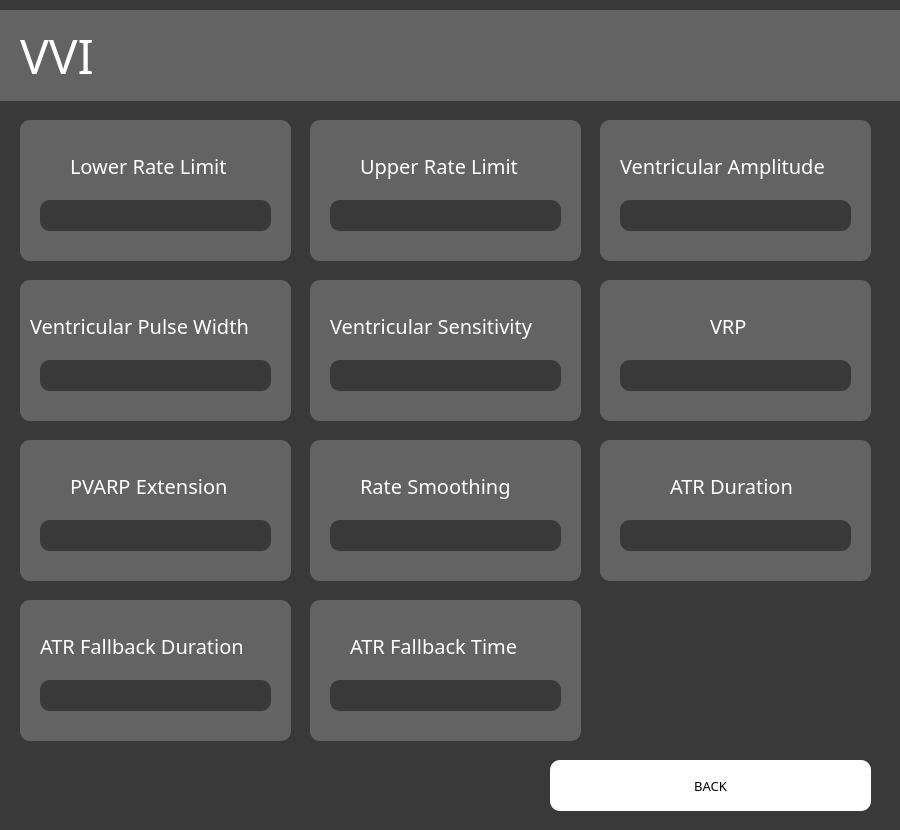
<?xml version="1.0" encoding="UTF-8"?>
<ui version="4.0">
 <class>Dialog</class>
 <widget class="QDialog" name="Dialog">
  <property name="geometry">
   <rect>
    <x>0</x>
    <y>0</y>
    <width>900</width>
    <height>830</height>
   </rect>
  </property>
  <property name="minimumSize">
   <size>
    <width>900</width>
    <height>830</height>
   </size>
  </property>
  <property name="maximumSize">
   <size>
    <width>900</width>
    <height>830</height>
   </size>
  </property>
  <property name="windowTitle">
   <string>Dialog</string>
  </property>
  <property name="styleSheet">
   <string notr="true">background-color: rgb(57, 57, 57);</string>
  </property>
  <widget class="QGraphicsView" name="graphicsView_6">
   <property name="geometry">
    <rect>
     <x>20</x>
     <y>280</y>
     <width>271</width>
     <height>141</height>
    </rect>
   </property>
   <property name="styleSheet">
    <string notr="true">background-color: rgb(99, 99, 99);
border-radius: 10;</string>
   </property>
  </widget>
  <widget class="QGraphicsView" name="graphicsView_4">
   <property name="geometry">
    <rect>
     <x>20</x>
     <y>120</y>
     <width>271</width>
     <height>141</height>
    </rect>
   </property>
   <property name="styleSheet">
    <string notr="true">background-color: rgb(99, 99, 99);
border-radius: 10;</string>
   </property>
  </widget>
  <widget class="QLineEdit" name="input_3">
   <property name="geometry">
    <rect>
     <x>620</x>
     <y>200</y>
     <width>231</width>
     <height>31</height>
    </rect>
   </property>
   <property name="styleSheet">
    <string notr="true">font-size: 12pt;
color: rgb(255, 255, 255);
border-radius: 10;
background-color: rgb(57, 57, 57)</string>
   </property>
   <property name="text">
    <string/>
   </property>
  </widget>
  <widget class="QGraphicsView" name="graphicsView_10">
   <property name="geometry">
    <rect>
     <x>20</x>
     <y>440</y>
     <width>271</width>
     <height>141</height>
    </rect>
   </property>
   <property name="styleSheet">
    <string notr="true">background-color: rgb(99, 99, 99);
border-radius: 10;</string>
   </property>
  </widget>
  <widget class="QLineEdit" name="input_4">
   <property name="geometry">
    <rect>
     <x>40</x>
     <y>360</y>
     <width>231</width>
     <height>31</height>
    </rect>
   </property>
   <property name="styleSheet">
    <string notr="true">font-size: 12pt;
color: rgb(255, 255, 255);
border-radius: 10;
background-color: rgb(57, 57, 57)</string>
   </property>
   <property name="text">
    <string/>
   </property>
  </widget>
  <widget class="QGraphicsView" name="graphicsView_2">
   <property name="geometry">
    <rect>
     <x>0</x>
     <y>10</y>
     <width>1201</width>
     <height>91</height>
    </rect>
   </property>
   <property name="styleSheet">
    <string notr="true">background-color: rgb(99, 99, 99);
border: none;
</string>
   </property>
  </widget>
  <widget class="QLabel" name="label_9">
   <property name="geometry">
    <rect>
     <x>670</x>
     <y>470</y>
     <width>141</width>
     <height>31</height>
    </rect>
   </property>
   <property name="font">
    <font>
     <family>Franklin Gothic Book</family>
     <pointsize>15</pointsize>
    </font>
   </property>
   <property name="styleSheet">
    <string notr="true">color: rgb(255, 255, 255);
font-size: 15pt;
background-color: none;
</string>
   </property>
   <property name="text">
    <string>ATR Duration</string>
   </property>
  </widget>
  <widget class="QLabel" name="label_2">
   <property name="geometry">
    <rect>
     <x>70</x>
     <y>150</y>
     <width>181</width>
     <height>31</height>
    </rect>
   </property>
   <property name="font">
    <font>
     <family>Franklin Gothic Book</family>
     <pointsize>15</pointsize>
    </font>
   </property>
   <property name="styleSheet">
    <string notr="true">color: rgb(255, 255, 255);
font-size: 15pt;
background-color: none;
</string>
   </property>
   <property name="text">
    <string>Lower Rate Limit</string>
   </property>
  </widget>
  <widget class="QLineEdit" name="input_7">
   <property name="geometry">
    <rect>
     <x>40</x>
     <y>520</y>
     <width>231</width>
     <height>31</height>
    </rect>
   </property>
   <property name="styleSheet">
    <string notr="true">font-size: 12pt;
color: rgb(255, 255, 255);
border-radius: 10;
background-color: rgb(57, 57, 57)</string>
   </property>
   <property name="text">
    <string/>
   </property>
  </widget>
  <widget class="QLineEdit" name="input_5">
   <property name="geometry">
    <rect>
     <x>330</x>
     <y>360</y>
     <width>231</width>
     <height>31</height>
    </rect>
   </property>
   <property name="styleSheet">
    <string notr="true">font-size: 12pt;
color: rgb(255, 255, 255);
border-radius: 10;
background-color: rgb(57, 57, 57)</string>
   </property>
   <property name="text">
    <string/>
   </property>
  </widget>
  <widget class="QGraphicsView" name="graphicsView_12">
   <property name="geometry">
    <rect>
     <x>600</x>
     <y>440</y>
     <width>271</width>
     <height>141</height>
    </rect>
   </property>
   <property name="styleSheet">
    <string notr="true">background-color: rgb(99, 99, 99);
border-radius: 10;</string>
   </property>
  </widget>
  <widget class="QLineEdit" name="input_9">
   <property name="geometry">
    <rect>
     <x>620</x>
     <y>520</y>
     <width>231</width>
     <height>31</height>
    </rect>
   </property>
   <property name="styleSheet">
    <string notr="true">font-size: 12pt;
color: rgb(255, 255, 255);
border-radius: 10;
background-color: rgb(57, 57, 57)</string>
   </property>
   <property name="text">
    <string/>
   </property>
  </widget>
  <widget class="QGraphicsView" name="graphicsView_9">
   <property name="geometry">
    <rect>
     <x>600</x>
     <y>280</y>
     <width>271</width>
     <height>141</height>
    </rect>
   </property>
   <property name="styleSheet">
    <string notr="true">background-color: rgb(99, 99, 99);
border-radius: 10;</string>
   </property>
  </widget>
  <widget class="QLabel" name="label_10">
   <property name="geometry">
    <rect>
     <x>360</x>
     <y>470</y>
     <width>171</width>
     <height>31</height>
    </rect>
   </property>
   <property name="font">
    <font>
     <family>Franklin Gothic Book</family>
     <pointsize>15</pointsize>
    </font>
   </property>
   <property name="styleSheet">
    <string notr="true">color: rgb(255, 255, 255);
font-size: 15pt;
background-color: none;
</string>
   </property>
   <property name="text">
    <string>Rate Smoothing</string>
   </property>
  </widget>
  <widget class="QLineEdit" name="input">
   <property name="geometry">
    <rect>
     <x>40</x>
     <y>200</y>
     <width>231</width>
     <height>31</height>
    </rect>
   </property>
   <property name="styleSheet">
    <string notr="true">font-size: 12pt;
color: rgb(255, 255, 255);
border-radius: 10;
background-color: rgb(57, 57, 57)</string>
   </property>
   <property name="text">
    <string/>
   </property>
  </widget>
  <widget class="QPushButton" name="backbutton">
   <property name="geometry">
    <rect>
     <x>550</x>
     <y>760</y>
     <width>321</width>
     <height>51</height>
    </rect>
   </property>
   <property name="font">
    <font>
     <family>Franklin Gothic Book</family>
     <pointsize>10</pointsize>
    </font>
   </property>
   <property name="styleSheet">
    <string notr="true">background-color: rgb(255, 255, 255);
border-radius: 10;</string>
   </property>
   <property name="text">
    <string>BACK</string>
   </property>
  </widget>
  <widget class="QLabel" name="label_7">
   <property name="geometry">
    <rect>
     <x>710</x>
     <y>310</y>
     <width>51</width>
     <height>31</height>
    </rect>
   </property>
   <property name="font">
    <font>
     <family>Franklin Gothic Book</family>
     <pointsize>15</pointsize>
    </font>
   </property>
   <property name="styleSheet">
    <string notr="true">color: rgb(255, 255, 255);
font-size: 15pt;
background-color: none;
</string>
   </property>
   <property name="text">
    <string>VRP</string>
   </property>
  </widget>
  <widget class="QGraphicsView" name="graphicsView_5">
   <property name="geometry">
    <rect>
     <x>310</x>
     <y>120</y>
     <width>271</width>
     <height>141</height>
    </rect>
   </property>
   <property name="styleSheet">
    <string notr="true">background-color: rgb(99, 99, 99);
border-radius: 10;</string>
   </property>
  </widget>
  <widget class="QGraphicsView" name="graphicsView_8">
   <property name="geometry">
    <rect>
     <x>310</x>
     <y>280</y>
     <width>271</width>
     <height>141</height>
    </rect>
   </property>
   <property name="styleSheet">
    <string notr="true">background-color: rgb(99, 99, 99);
border-radius: 10;</string>
   </property>
  </widget>
  <widget class="QLabel" name="label_6">
   <property name="geometry">
    <rect>
     <x>330</x>
     <y>310</y>
     <width>231</width>
     <height>31</height>
    </rect>
   </property>
   <property name="font">
    <font>
     <family>Franklin Gothic Book</family>
     <pointsize>15</pointsize>
    </font>
   </property>
   <property name="styleSheet">
    <string notr="true">color: rgb(255, 255, 255);
font-size: 15pt;
background-color: none;
</string>
   </property>
   <property name="text">
    <string>Ventricular Sensitivity</string>
   </property>
  </widget>
  <widget class="QGraphicsView" name="graphicsView_11">
   <property name="geometry">
    <rect>
     <x>310</x>
     <y>440</y>
     <width>271</width>
     <height>141</height>
    </rect>
   </property>
   <property name="styleSheet">
    <string notr="true">background-color: rgb(99, 99, 99);
border-radius: 10;</string>
   </property>
  </widget>
  <widget class="QLabel" name="label_8">
   <property name="geometry">
    <rect>
     <x>70</x>
     <y>470</y>
     <width>191</width>
     <height>31</height>
    </rect>
   </property>
   <property name="font">
    <font>
     <family>Franklin Gothic Book</family>
     <pointsize>15</pointsize>
    </font>
   </property>
   <property name="styleSheet">
    <string notr="true">color: rgb(255, 255, 255);
font-size: 15pt;
background-color: none;
</string>
   </property>
   <property name="text">
    <string>PVARP Extension</string>
   </property>
  </widget>
  <widget class="QLineEdit" name="input_8">
   <property name="geometry">
    <rect>
     <x>330</x>
     <y>520</y>
     <width>231</width>
     <height>31</height>
    </rect>
   </property>
   <property name="styleSheet">
    <string notr="true">font-size: 12pt;
color: rgb(255, 255, 255);
border-radius: 10;
background-color: rgb(57, 57, 57)</string>
   </property>
   <property name="text">
    <string/>
   </property>
  </widget>
  <widget class="QLabel" name="label_3">
   <property name="geometry">
    <rect>
     <x>360</x>
     <y>150</y>
     <width>181</width>
     <height>31</height>
    </rect>
   </property>
   <property name="font">
    <font>
     <family>Franklin Gothic Book</family>
     <pointsize>15</pointsize>
    </font>
   </property>
   <property name="styleSheet">
    <string notr="true">color: rgb(255, 255, 255);
font-size: 15pt;
background-color: none;
</string>
   </property>
   <property name="text">
    <string>Upper Rate Limit</string>
   </property>
  </widget>
  <widget class="QLabel" name="label_5">
   <property name="geometry">
    <rect>
     <x>620</x>
     <y>150</y>
     <width>231</width>
     <height>31</height>
    </rect>
   </property>
   <property name="font">
    <font>
     <family>Franklin Gothic Book</family>
     <pointsize>15</pointsize>
    </font>
   </property>
   <property name="styleSheet">
    <string notr="true">color: rgb(255, 255, 255);
font-size: 15pt;
background-color: none;
</string>
   </property>
   <property name="text">
    <string>Ventricular Amplitude</string>
   </property>
  </widget>
  <widget class="QLineEdit" name="input_6">
   <property name="geometry">
    <rect>
     <x>620</x>
     <y>360</y>
     <width>231</width>
     <height>31</height>
    </rect>
   </property>
   <property name="styleSheet">
    <string notr="true">font-size: 12pt;
color: rgb(255, 255, 255);
border-radius: 10;
background-color: rgb(57, 57, 57)</string>
   </property>
   <property name="text">
    <string/>
   </property>
  </widget>
  <widget class="QLabel" name="label_4">
   <property name="geometry">
    <rect>
     <x>30</x>
     <y>310</y>
     <width>251</width>
     <height>31</height>
    </rect>
   </property>
   <property name="font">
    <font>
     <family>Franklin Gothic Book</family>
     <pointsize>15</pointsize>
    </font>
   </property>
   <property name="styleSheet">
    <string notr="true">color: rgb(255, 255, 255);
font-size: 15pt;
background-color: none;
</string>
   </property>
   <property name="text">
    <string>Ventricular Pulse Width</string>
   </property>
  </widget>
  <widget class="QGraphicsView" name="graphicsView_7">
   <property name="geometry">
    <rect>
     <x>600</x>
     <y>120</y>
     <width>271</width>
     <height>141</height>
    </rect>
   </property>
   <property name="styleSheet">
    <string notr="true">background-color: rgb(99, 99, 99);
border-radius: 10;</string>
   </property>
  </widget>
  <widget class="QLabel" name="label">
   <property name="geometry">
    <rect>
     <x>20</x>
     <y>0</y>
     <width>501</width>
     <height>111</height>
    </rect>
   </property>
   <property name="font">
    <font>
     <family>Franklin Gothic Book</family>
     <pointsize>36</pointsize>
    </font>
   </property>
   <property name="layoutDirection">
    <enum>Qt::LeftToRight</enum>
   </property>
   <property name="styleSheet">
    <string notr="true">color: rgb(255, 255, 255);
background-color: none;</string>
   </property>
   <property name="text">
    <string>VVI</string>
   </property>
  </widget>
  <widget class="QLineEdit" name="input_2">
   <property name="geometry">
    <rect>
     <x>330</x>
     <y>200</y>
     <width>231</width>
     <height>31</height>
    </rect>
   </property>
   <property name="styleSheet">
    <string notr="true">font-size: 12pt;
color: rgb(255, 255, 255);
border-radius: 10;
background-color: rgb(57, 57, 57)</string>
   </property>
   <property name="text">
    <string/>
   </property>
  </widget>
  <widget class="QLabel" name="label_11">
   <property name="geometry">
    <rect>
     <x>40</x>
     <y>630</y>
     <width>231</width>
     <height>31</height>
    </rect>
   </property>
   <property name="font">
    <font>
     <family>Franklin Gothic Book</family>
     <pointsize>15</pointsize>
    </font>
   </property>
   <property name="styleSheet">
    <string notr="true">color: rgb(255, 255, 255);
font-size: 15pt;
background-color: none;
</string>
   </property>
   <property name="text">
    <string>ATR Fallback Duration</string>
   </property>
  </widget>
  <widget class="QGraphicsView" name="graphicsView_13">
   <property name="geometry">
    <rect>
     <x>20</x>
     <y>600</y>
     <width>271</width>
     <height>141</height>
    </rect>
   </property>
   <property name="styleSheet">
    <string notr="true">background-color: rgb(99, 99, 99);
border-radius: 10;</string>
   </property>
  </widget>
  <widget class="QLineEdit" name="input_10">
   <property name="geometry">
    <rect>
     <x>40</x>
     <y>680</y>
     <width>231</width>
     <height>31</height>
    </rect>
   </property>
   <property name="styleSheet">
    <string notr="true">font-size: 12pt;
color: rgb(255, 255, 255);
border-radius: 10;
background-color: rgb(57, 57, 57)</string>
   </property>
   <property name="text">
    <string/>
   </property>
  </widget>
  <widget class="QLabel" name="label_12">
   <property name="geometry">
    <rect>
     <x>350</x>
     <y>630</y>
     <width>191</width>
     <height>31</height>
    </rect>
   </property>
   <property name="font">
    <font>
     <family>Franklin Gothic Book</family>
     <pointsize>15</pointsize>
    </font>
   </property>
   <property name="styleSheet">
    <string notr="true">color: rgb(255, 255, 255);
font-size: 15pt;
background-color: none;
</string>
   </property>
   <property name="text">
    <string>ATR Fallback Time</string>
   </property>
  </widget>
  <widget class="QGraphicsView" name="graphicsView_14">
   <property name="geometry">
    <rect>
     <x>310</x>
     <y>600</y>
     <width>271</width>
     <height>141</height>
    </rect>
   </property>
   <property name="styleSheet">
    <string notr="true">background-color: rgb(99, 99, 99);
border-radius: 10;</string>
   </property>
  </widget>
  <widget class="QLineEdit" name="input_11">
   <property name="geometry">
    <rect>
     <x>330</x>
     <y>680</y>
     <width>231</width>
     <height>31</height>
    </rect>
   </property>
   <property name="styleSheet">
    <string notr="true">font-size: 12pt;
color: rgb(255, 255, 255);
border-radius: 10;
background-color: rgb(57, 57, 57)</string>
   </property>
   <property name="text">
    <string/>
   </property>
  </widget>
  <zorder>graphicsView_13</zorder>
  <zorder>graphicsView_14</zorder>
  <zorder>graphicsView_12</zorder>
  <zorder>graphicsView_8</zorder>
  <zorder>graphicsView_7</zorder>
  <zorder>graphicsView_11</zorder>
  <zorder>graphicsView_6</zorder>
  <zorder>graphicsView_4</zorder>
  <zorder>input_3</zorder>
  <zorder>graphicsView_10</zorder>
  <zorder>input_4</zorder>
  <zorder>graphicsView_2</zorder>
  <zorder>label_9</zorder>
  <zorder>label_2</zorder>
  <zorder>input_7</zorder>
  <zorder>input_5</zorder>
  <zorder>input_9</zorder>
  <zorder>graphicsView_9</zorder>
  <zorder>label_10</zorder>
  <zorder>input</zorder>
  <zorder>backbutton</zorder>
  <zorder>label_7</zorder>
  <zorder>graphicsView_5</zorder>
  <zorder>label_6</zorder>
  <zorder>label_8</zorder>
  <zorder>input_8</zorder>
  <zorder>label_3</zorder>
  <zorder>label_5</zorder>
  <zorder>input_6</zorder>
  <zorder>label_4</zorder>
  <zorder>label</zorder>
  <zorder>input_2</zorder>
  <zorder>label_11</zorder>
  <zorder>input_10</zorder>
  <zorder>label_12</zorder>
  <zorder>input_11</zorder>
 </widget>
 <resources/>
 <connections/>
</ui>
